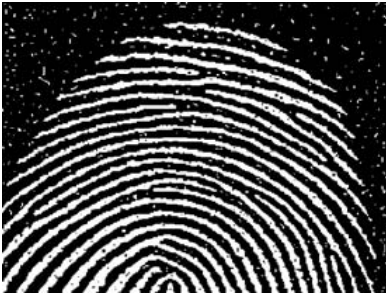
#> input picture Morphological processing/Closing/in.png, 386 x 297 px, found by its file name
$ python 'book eg.py'
#> lines starting #> are read from the running program, lines starting #| are printed output that depends on the picture; after the words box and inside, x2 and y2 are one past the last pixel; in counts of white or black regions, pixels touching at a corner belong together
# -*- coding: utf-8 -*-
"""
Created on Tue Jun 14 22:44:01 2022

@author: Asus
"""

import cv2 as cv
import matplotlib.pyplot as plt
import numpy as np
import math

def erotion(img,kernel):
    m = img.shape[0]
    n = img.shape[1]

    a = kernel.shape[0] // 2
    b = kernel.shape[1] // 2

    op = np.zeros((m,n),np.float32)

    for i in range(m):
        for j in range(n):
            flag = 1
            for x in range(-a,a+1):
                for y in range(-b,b+1):
                    if i+x>=0 and i+x<m and j+y>=0 and j+y<n:
                        if img[i+x][j+y] != kernel[a+x][b+y]:
                            flag=0
            if flag:
                op[i][j] = 1
            else:
                op[i][j] = 0

    return op.astype(np.float32)

def dilation(img,kernel):
    m = img.shape[0]
    n = img.shape[1]

    a = kernel.shape[0] // 2
    b = kernel.shape[1] // 2

    op = np.zeros((m,n),np.float32)

    for i in range(m):
        for j in range(n):
            flag = 0
            for x in range(-a,a+1):
                for y in range(-b,b+1):
                    if i-x>=0 and i-x<m and j-y>=0 and j-y<n:
                        if img[i-x][j-y] == kernel[a+x][b+y]:
                            flag=1
            if flag:
                op[i][j] = 1
            else:
                op[i][j] = 0
    return op.astype(np.float32)

path = "C:/Users/Asus/imagelab/Image-Processing-and-Computer-Vision-Lab/Morphological processing/Closing/in.png"

img = cv.imread(path)
#> img is the input picture: shape (297, 386, 3); min 0, max 255, mean 78.2

img = cv.cvtColor(img,cv.COLOR_BGR2GRAY)
#> img: shape (297, 386)

plt.imshow(img,'gray')

plt.title("Input:")

plt.show()

t, img = cv.threshold(img,100,255,cv.THRESH_BINARY)
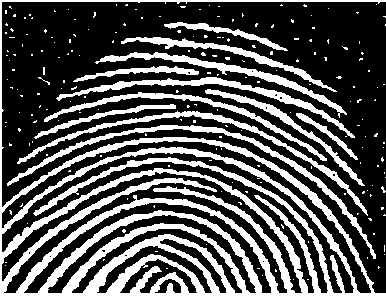
#> img: shape (297, 386); 32.8% white; 207 white regions (195 under 20 px), largest, box (x1, y1, x2, y2) and area: (0, 0, 386, 297) 23773, (7, 125, 376, 259) 2033, (17, 111, 368, 216) 1803

img = img // 255

plt.imshow(img,'gray')

plt.title("Thresholded:")

plt.show()

k_h = int(input("Enter kernel height:"))
#> the answer given: 100

k_w = int(input("Enter kernel weidth:"))
#> the answer given: 3

kernel = np.ones((k_h,k_w),np.float32)

op = erotion(img,kernel)
#> after the loop in erotion, `for i in range(m):`: op: shape (297, 386) float32; every value is 0
#> (the run stopped early here; a loop or call above may not have finished)

$ run again, with Morphological processing/Closing/dl fb er.png copied over Morphological processing/Closing/in.png
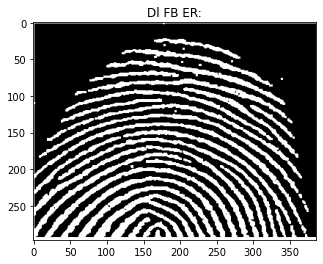
#> input picture Morphological processing/Closing/dl fb er.png, 323 x 264 px, found by its file name
#> img is the input picture: shape (264, 323, 3); min 0, max 255, mean 124.6
#> `t, img = cv.threshold(img,100,255,cv.THRESH_BINARY)`:
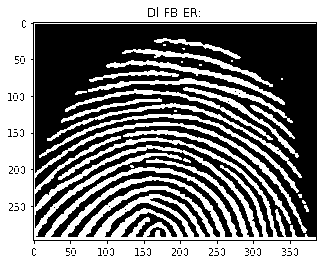
#> img: shape (264, 323); 50.1% white; 89 black regions (76 under 20 px), largest, box (x1, y1, x2, y2) and area: (31, 22, 317, 244) 34234, (35, 148, 254, 237) 3100, (51, 171, 232, 237) 1306

$ run again, with Morphological processing/Closing/er.png copied over Morphological processing/Closing/in.png
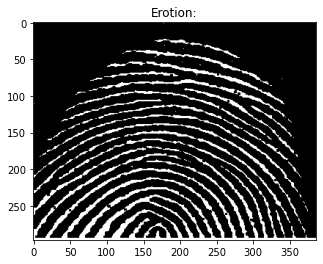
#> input picture Morphological processing/Closing/er.png, 323 x 264 px, found by its file name
#> img is the input picture: shape (264, 323, 3); min 0, max 255, mean 97.5
#> `t, img = cv.threshold(img,100,255,cv.THRESH_BINARY)`:
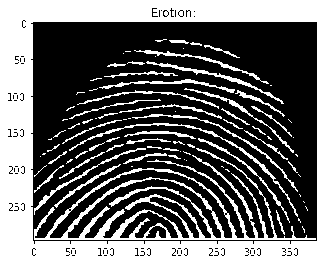
#> img: shape (264, 323); 39.1% white; 86 white regions (40 under 20 px), largest, box (x1, y1, x2, y2) and area: (0, 0, 323, 264) 22474, (34, 148, 316, 240) 4812, (69, 123, 298, 217) 602
